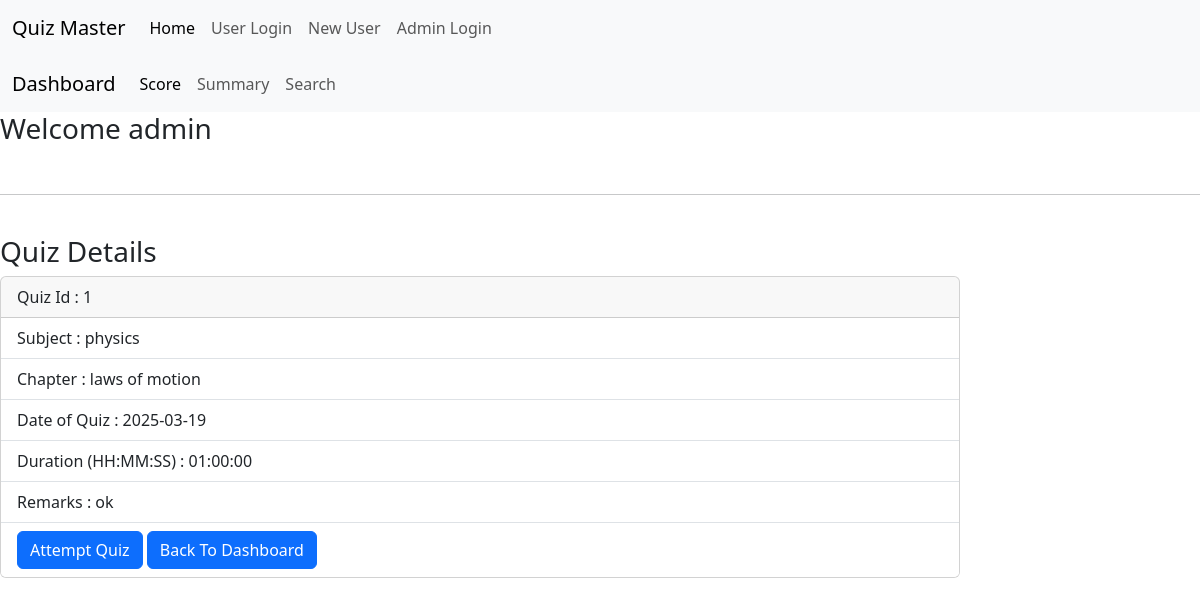
Page /user_dash/quiz_view/1/1 on the committed database.
### application/models.py (models this page shows, shortened)
class User(db.Model):
    id=db.Column(db.Integer, primary_key=True)
    name=db.Column(db.String(80), unique=True, nullable=False)
    username=db.Column(db.String(120), unique=True, nullable=False)
    password=db.Column(db.String(80), nullable=False)
    qualification=db.Column(db.String(80), nullable=False)
    dob=db.Column(db.String(80), nullable=False)
    type=db.Column(db.String(80), nullable=False)
    scores=db.relationship('Scores', backref='user', lazy=True)

class Quiz(db.Model):
    id=db.Column(db.Integer, primary_key=True)
    chapter_id=db.Column(db.Integer, db.ForeignKey('chapter.id'), nullable=False)
    date_of_quiz=db.Column(db.Date, nullable=False)
    time_duration=db.Column(db.Time, nullable=False)
    remarks=db.Column(db.String(120), nullable=True)
    questions=db.relationship('Question', backref='quiz', lazy=True)
    scores=db.relationship('Scores', backref='quiz', lazy=True)

class Subject(db.Model):
    id=db.Column(db.Integer, primary_key=True)
    name=db.Column(db.String(80), unique=True, nullable=False)
    sdesc=db.Column(db.String(120), nullable=True)
    chapters=db.relationship('Chapter', backref='subject', lazy=True)

class Chapter(db.Model):
    id=db.Column(db.Integer, primary_key=True)
    name=db.Column(db.String(80), unique=True, nullable=False)
    cdesc=db.Column(db.String(120), nullable=True)
    sub_id=db.Column(db.Integer, db.ForeignKey('subject.id'), nullable=False)
    quiz=db.relationship('Quiz', backref='chapter', lazy=True)

### application/controllers.py (the view)
@app.route('/user_dash/quiz_view/<int:user_id>/<int:quiz_id>')
def user_quiz_view(user_id,quiz_id):
    user=User.query.filter_by(id=user_id).first()
    quiz=Quiz.query.filter_by(id=quiz_id).first()
    if quiz:
        chapter=Chapter.query.filter_by(id=quiz.chapter_id).first()
        if chapter:
            subject=Subject.query.filter_by(id=chapter.sub_id).first()
        else:
            return "Chapter not found"
    else:
        return "Quiz not found"
    return render_template('user_quiz_view.html',quiz=quiz,chapter=chapter,subject=subject,user=user)

### templates/user_quiz_view.html (shortened to what this page needs)
{% extends 'base.html' %}
{% block content %}
<nav class="navbar navbar-expand-lg bg-body-tertiary">
    <div class="container-fluid">
      <a class="navbar-brand" href="/">Quiz Master</a>
      <div class="collapse navbar-collapse" id="navbarNav">
        <ul class="navbar-nav">
          <li class="nav-item">
            <a class="nav-link active" aria-current="page" href="/">Home</a>
          </li>
          <li class="nav-item">
            <a class="nav-link" href="/login">User Login</a>
          </li>
          <li class="nav-item">
            <a class="nav-link" href="/register">New User</a>
          </li>
          <li class="nav-item">
            <a class="nav-link" href="/admin">Admin Login</a>
          </li>
        </ul>
      </div>
    </div>
  </nav>
  <nav class="navbar navbar-expand-lg bg-body-tertiary">
    <div class="container-fluid">
      <a class="navbar-brand" href="/user_dash/{{user.id}}">Dashboard</a>
      <div class="collapse navbar-collapse" id="navbarSupportedContent">
        <ul class="navbar-nav me-auto mb-2 mb-lg-0">
          <li class="nav-item">
            <a class="nav-link active" aria-current="page" href="/user_dash/score/{{user.id}}">Score</a>
          </li>
          <li class="nav-item">
            <a class="nav-link" href="/user_dash/summary/{{user.id}}">Summary</a>
          </li>
          <li class="nav-item">
            <a class="nav-link" href="/user_dash/search/{{user.id}}">Search</a>
          </li>
        </ul>
      </div>
    </div>
  </nav>
<h3>Welcome {{user.name}}</h3>
<br>
<hr>
<br>
<div>
  <h3>Quiz Details</h3>
  <div class="card" style="width: 60rem;">
    <div class="card-header">
      Quiz Id : {{quiz.id}}
    </div>
    <ul class="list-group list-group-flush">
      <li class="list-group-item">Subject : {{subject.name}}</li>
      <li class="list-group-item">Chapter : {{chapter.name}}</li>
      <li class="list-group-item">Date of Quiz : {{quiz.date_of_quiz}}</li>
      <li class="list-group-item">Duration (HH:MM:SS) : {{quiz.time_duration}}</li>
      <li class="list-group-item">Remarks : {{quiz.remarks}}</li>
      <li class="list-group-item">
        <a href="/user_dash/quiz_attempt/{{user.id}}/{{quiz.id}}" class="btn btn-primary">Attempt Quiz</a>
        <a href="/user_dash/{{user.id}}" class="btn btn-primary">Back To Dashboard</a>
      </li>
    </ul>
  </div>
</div>
{% endblock %}

### static/css/style.css (style rules this page uses)
body { margin: 0; padding: 0; }

### rows in the picture
User: name "admin"
Quiz: id "1", date_of_quiz "2025-03-19", time_duration "01:00:00", remarks "ok"
Subject: name "physics"
Chapter: name "laws of motion"
